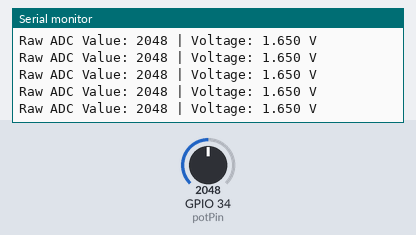
Simulated run of this sketch. Board: ESP32. On the bench: the last lines printed to the serial monitor. The test bench sets the inputs (shaded band); at power-on: GPIO 34 (potPin) = 2048.

Above: at 2.2 s.
2.3 s: GPIO 34 (potPin) set to 2866
At 2.56 s:
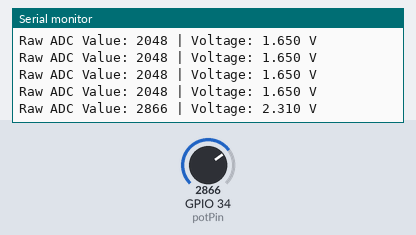
3.8 s: GPIO 34 (potPin) set to 3603
At 3.96 s:
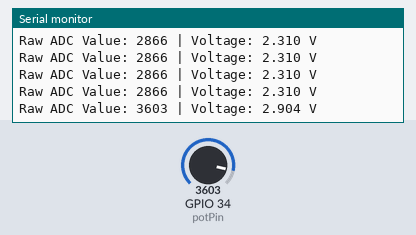
Timing chart, 0 to 6.8 s (numbered marks = the images above; inputs shaded):
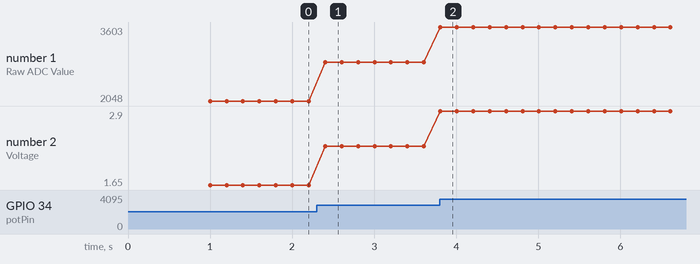

Measured:
- after the input at 2.3 s, the serial monitor: prints a new line after 0.10 s (image 1)
- after the input at 3.8 s, the serial monitor: prints a new line at once (image 2)
- plotted number 1: 2048 → 2866 after the input at 2.3 s, 2866 → 3603 after the input at 3.8 s
- plotted number 2: 1.65 → 2.31 after the input at 2.3 s, 2.31 → 2.9 after the input at 3.8 s

The sketch:

potentiometre_reader_esp32.ino
```cpp
// Use one of ESP32's ADC1-compatible pins (GPIO34 is safe and analog-only)
const int potPin = 34;

void setup() {
  Serial.begin(115200);               // Initialize serial communication
  delay(1000);                        // Small delay to ensure serial monitor starts
  Serial.println("Potentiometer Reader Initialized");
}

void loop() {
  // Read raw analog value (0 to 4095)
  int rawValue = analogRead(potPin);

  // Convert raw value to voltage (ESP32 uses 3.3V reference)
  float voltage = (rawValue / 4095.0) * 3.3;

  // Print both values
  Serial.print("Raw ADC Value: ");
  Serial.print(rawValue);
  Serial.print(" | Voltage: ");
  Serial.print(voltage, 3); // 3 decimal places
  Serial.println(" V");

  delay(200); // Delay for readability
}
```
